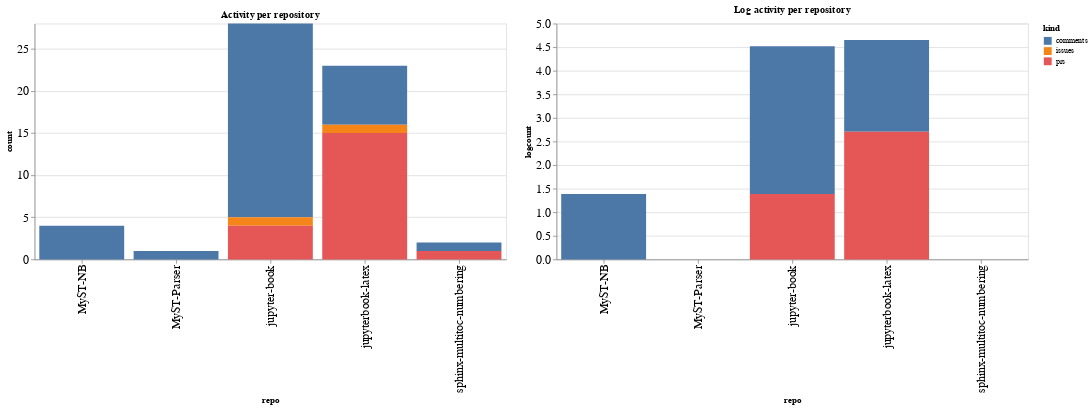

Write notebook code for a chart like this one.
### Code cell
ch1 = alt.Chart(repo_summaries, width=600, title="Activity per repository").mark_bar().encode(
    x='repo',
    y='count',
    color='kind',
    tooltip="kind"
)

ch2 = alt.Chart(repo_summaries, width=600, title="Log activity per repository").mark_bar().encode(
    x='repo',
    y='logcount',
    color='kind',
    tooltip="kind"
)

ch1 | ch2

### Figure 1 — Vega-Lite specification as saved in the notebook (floating-point values rounded to 4 significant figures)
{"config": {"axisLeft": {"labelFontSize": 15}, "axisBottom": {"labelFontSize": 15}}, "hconcat": [{"mark": "bar", "encoding": {"color": {"type": "nominal", "field": "kind"}, "tooltip": {"type": "nominal", "field": "kind"}, "x": {"type": "nominal", "field": "repo"}, "y": {"type": "quantitative", "field": "count"}}, "title": "Activity per repository", "width": 600}, {"mark": "bar", "encoding": {"color": {"type": "nominal", "field": "kind"}, "tooltip": {"type": "nominal", "field": "kind"}, "x": {"type": "nominal", "field": "repo"}, "y": {"type": "quantitative", "field": "logcount"}}, "title": "Log activity per repository", "width": 600}], "data": {"name": "data-0b156e5dc6374a33c31ece0caaadd85f"}, "$schema": "https://vega.github.io/schema/vega-lite/v4.8.1.json", "datasets": {"data-0b156e5dc6374a33c31ece0caaadd85f": [{"repo": "MyST-NB", "kind": "comments", "count": 4, "logcount": 1.386}, {"repo": "MyST-Parser", "kind": "comments", "count": 1, "logcount": 0.0}, {"repo": "jupyter-book", "kind": "comments", "count": 23, "logcount": 3.135}, {"repo": "jupyter-book", "kind": "issues", "count": 1, "logcount": 0.0}, {"repo": "jupyter-book", "kind": "prs", "count": 4, "logcount": 1.386}, {"repo": "jupyterbook-latex", "kind": "comments", "count": 7, "logcount": 1.946}, {"repo": "jupyterbook-latex", "kind": "issues", "count": 1, "logcount": 0.0}, {"repo": "jupyterbook-latex", "kind": "prs", "count": 15, "logcount": 2.708}, {"repo": "sphinx-multitoc-numbering", "kind": "comments", "count": 1, "logcount": 0.0}, {"repo": "sphinx-multitoc-numbering", "kind": "prs", "count": 1, "logcount": 0.0}]}}
